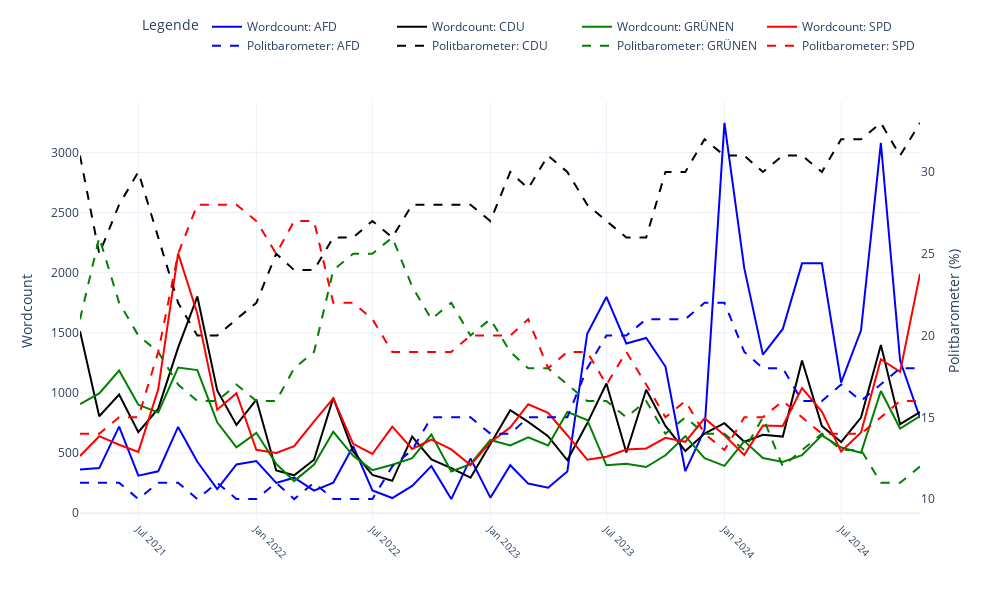

The cell this chart's notebook holds for it:
### Markdown cell above
Interaktve Grafik mit dem Wordcount und Politbarometer Daten

### Code cell
# Farben für die Parteien definieren
parteifarben = {
    "afd": "blue",
    "cdu": "black",
    "grünen": "green",
    "spd": "red",
}

# Daten für Wordcount vorbereiten
df_grouped_wordcount = wordcount_df.groupby(["month", "word"])["count"].sum().reset_index()

# Daten für Politbarometer vorbereiten
df_grouped_parties = wahlen_df.groupby("month").first().reset_index()

# Interaktive Figur erstellen
fig = go.Figure()

# Wordcount-Daten hinzufügen (linke Y-Achse)
for word in ["afd", "cdu", "grünen", "spd"]:
    word_data = df_grouped_wordcount[df_grouped_wordcount["word"] == word]
    fig.add_trace(
        go.Scatter(
            x=word_data["month"],
            y=word_data["count"],
            mode="lines",
            name=f"Wordcount: {word.upper()}",
            line=dict(color=parteifarben.get(word, "gray")),
            yaxis="y1",  # Linke Y-Achse
            hoverinfo="x+y+name"
        )
    )

# Politbarometer-Daten hinzufügen (rechte Y-Achse)
for column in ["afd", "cdu", "grünen", "spd"]:
    fig.add_trace(
        go.Scatter(
            x=df_grouped_parties["month"],
            y=df_grouped_parties[column],
            mode="lines",
            name=f"Politbarometer: {column.upper()}",
            line=dict(color=parteifarben.get(column, "gray"), dash="dash"),
            yaxis="y2",  # Rechte Y-Achse
            hoverinfo="x+y+name"
        )
    )

# Layout der Grafik definieren
fig.update_layout(
    
    xaxis=dict(tickangle=45, tickfont=dict(size=10)),
    yaxis=dict(
        title="Wordcount",
        side="left",
        showgrid=True,
    ),
    yaxis2=dict(
        title="Politbarometer (%)",
        side="right",
        overlaying="y",
        showgrid=False,
    ),
    legend=dict(
        title="Legende",
        orientation="h",
        yanchor="bottom",
        y=1.1,
        xanchor="right",
        x=1
    ),
    template="plotly_white",
    height=600,
    width=1000,
)

# Interaktive Figur anzeigen
fig.show()

# Optional: Grafik als HTML speichern
fig.write_html("interaktive_visualisierung.html")

### Figure 1 — Plotly figure (JSON) as saved in the notebook; plotly's stock layout.template omitted (floating-point values rounded to 4 significant figures)
{"data": [{"hoverinfo": "x+y+name", "line": {"color": "blue"}, "mode": "lines", "name": "Wordcount: AFD", "type": "scatter", "x": ["2021-04", "2021-05", "2021-06", "2021-07", "2021-08", "2021-09", "2021-10", "2021-11", "2021-12", "2022-01", "2022-02", "2022-03", "2022-04", "2022-05", "2022-06", "2022-07", "2022-08", "2022-09", "2022-10", "2022-11", "2022-12", "2023-01", "2023-02", "2023-03", "2023-04", "2023-05", "2023-06", "2023-07", "2023-08", "2023-09", "2023-10", "2023-11", "2023-12", "2024-01", "2024-02", "2024-03", "2024-04", "2024-05", "2024-06", "2024-07", "2024-08", "2024-09", "2024-10", "2024-11"], "y": [363, 375, 720, 312, 348, 717, 427, 200, 405, 433, 252, 295, 188, 254, 557, 189, 126, 227, 391, 117, 454, 129, 399, 246, 211, 347, 1492, 1798, 1411, 1457, 1219, 349, 693, 3245, 2035, 1318, 1532, 2077, 2077, 1085, 1520, 3078, 1269, 791], "yaxis": "y"}, {"hoverinfo": "x+y+name", "line": {"color": "black"}, "mode": "lines", "name": "Wordcount: CDU", "type": "scatter", "x": ["2021-04", "2021-05", "2021-06", "2021-07", "2021-08", "2021-09", "2021-10", "2021-11", "2021-12", "2022-01", "2022-02", "2022-03", "2022-04", "2022-05", "2022-06", "2022-07", "2022-08", "2022-09", "2022-10", "2022-11", "2022-12", "2023-01", "2023-02", "2023-03", "2023-04", "2023-05", "2023-06", "2023-07", "2023-08", "2023-09", "2023-10", "2023-11", "2023-12", "2024-01", "2024-02", "2024-03", "2024-04", "2024-05", "2024-06", "2024-07", "2024-08", "2024-09", "2024-10", "2024-11"], "y": [1513, 806, 986, 674, 869, 1376, 1801, 1020, 734, 945, 355, 315, 444, 959, 513, 318, 269, 636, 447, 374, 295, 580, 856, 759, 640, 440, 747, 1078, 504, 1026, 726, 517, 662, 748, 594, 652, 637, 1270, 724, 591, 795, 1399, 740, 841], "yaxis": "y"}, {"hoverinfo": "x+y+name", "line": {"color": "green"}, "mode": "lines", "name": "Wordcount: GRÜNEN", "type": "scatter", "x": ["2021-04", "2021-05", "2021-06", "2021-07", "2021-08", "2021-09", "2021-10", "2021-11", "2021-12", "2022-01", "2022-02", "2022-03", "2022-04", "2022-05", "2022-06", "2022-07", "2022-08", "2022-09", "2022-10", "2022-11", "2022-12", "2023-01", "2023-02", "2023-03", "2023-04", "2023-05", "2023-06", "2023-07", "2023-08", "2023-09", "2023-10", "2023-11", "2023-12", "2024-01", "2024-02", "2024-03", "2024-04", "2024-05", "2024-06", "2024-07", "2024-08", "2024-09", "2024-10", "2024-11"], "y": [907, 996, 1186, 901, 837, 1211, 1190, 755, 548, 668, 410, 267, 404, 677, 477, 358, 403, 457, 654, 347, 407, 609, 563, 631, 563, 842, 775, 398, 410, 384, 481, 640, 458, 393, 599, 458, 426, 482, 647, 546, 502, 1016, 704, 808], "yaxis": "y"}, {"hoverinfo": "x+y+name", "line": {"color": "red"}, "mode": "lines", "name": "Wordcount: SPD", "type": "scatter", "x": ["2021-04", "2021-05", "2021-06", "2021-07", "2021-08", "2021-09", "2021-10", "2021-11", "2021-12", "2022-01", "2022-02", "2022-03", "2022-04", "2022-05", "2022-06", "2022-07", "2022-08", "2022-09", "2022-10", "2022-11", "2022-12", "2023-01", "2023-02", "2023-03", "2023-04", "2023-05", "2023-06", "2023-07", "2023-08", "2023-09", "2023-10", "2023-11", "2023-12", "2024-01", "2024-02", "2024-03", "2024-04", "2024-05", "2024-06", "2024-07", "2024-08", "2024-09", "2024-10", "2024-11"], "y": [475, 640, 569, 510, 1030, 2160, 1660, 860, 997, 527, 501, 558, 763, 954, 577, 492, 719, 534, 612, 530, 400, 590, 713, 906, 835, 648, 445, 469, 529, 538, 627, 593, 789, 647, 485, 729, 725, 1040, 845, 512, 670, 1280, 1176, 1990], "yaxis": "y"}, {"hoverinfo": "x+y+name", "line": {"color": "blue", "dash": "dash"}, "mode": "lines", "name": "Politbarometer: AFD", "type": "scatter", "x": ["2021-04", "2021-05", "2021-06", "2021-07", "2021-08", "2021-09", "2021-10", "2021-11", "2021-12", "2022-01", "2022-02", "2022-03", "2022-04", "2022-05", "2022-06", "2022-07", "2022-08", "2022-09", "2022-10", "2022-11", "2022-12", "2023-01", "2023-02", "2023-03", "2023-04", "2023-05", "2023-06", "2023-07", "2023-08", "2023-09", "2023-10", "2023-11", "2023-12", "2024-01", "2024-02", "2024-03", "2024-04", "2024-05", "2024-06", "2024-07", "2024-08", "2024-09", "2024-10", "2024-11"], "y": [11, 11, 11, 10, 11, 11, 10, 11, 10, 10, 11, 10, 11, 10, 10, 10, 12, 13, 15, 15, 15, 14, 14, 15, 15, 15, 18, 20, 20, 21, 21, 21, 22, 22, 19, 18, 18, 16, 16, 17, 16, 17, 18, 18], "yaxis": "y2"}, {"hoverinfo": "x+y+name", "line": {"color": "black", "dash": "dash"}, "mode": "lines", "name": "Politbarometer: CDU", "type": "scatter", "x": ["2021-04", "2021-05", "2021-06", "2021-07", "2021-08", "2021-09", "2021-10", "2021-11", "2021-12", "2022-01", "2022-02", "2022-03", "2022-04", "2022-05", "2022-06", "2022-07", "2022-08", "2022-09", "2022-10", "2022-11", "2022-12", "2023-01", "2023-02", "2023-03", "2023-04", "2023-05", "2023-06", "2023-07", "2023-08", "2023-09", "2023-10", "2023-11", "2023-12", "2024-01", "2024-02", "2024-03", "2024-04", "2024-05", "2024-06", "2024-07", "2024-08", "2024-09", "2024-10", "2024-11"], "y": [31, 25, 28, 30, 26, 22, 20, 20, 21, 22, 25, 24, 24, 26, 26, 27, 26, 28, 28, 28, 28, 27, 30, 29, 31, 30, 28, 27, 26, 26, 30, 30, 32, 31, 31, 30, 31, 31, 30, 32, 32, 33, 31, 33], "yaxis": "y2"}, {"hoverinfo": "x+y+name", "line": {"color": "green", "dash": "dash"}, "mode": "lines", "name": "Politbarometer: GRÜNEN", "type": "scatter", "x": ["2021-04", "2021-05", "2021-06", "2021-07", "2021-08", "2021-09", "2021-10", "2021-11", "2021-12", "2022-01", "2022-02", "2022-03", "2022-04", "2022-05", "2022-06", "2022-07", "2022-08", "2022-09", "2022-10", "2022-11", "2022-12", "2023-01", "2023-02", "2023-03", "2023-04", "2023-05", "2023-06", "2023-07", "2023-08", "2023-09", "2023-10", "2023-11", "2023-12", "2024-01", "2024-02", "2024-03", "2024-04", "2024-05", "2024-06", "2024-07", "2024-08", "2024-09", "2024-10", "2024-11"], "y": [21, 26, 22, 20, 19, 17, 16, 16, 17, 16, 16, 18, 19, 24, 25, 25, 26, 23, 21, 22, 20, 21, 19, 18, 18, 17, 16, 16, 15, 16, 14, 15, 14, 14, 13, 15, 12, 13, 14, 13, 13, 11, 11, 12], "yaxis": "y2"}, {"hoverinfo": "x+y+name", "line": {"color": "red", "dash": "dash"}, "mode": "lines", "name": "Politbarometer: SPD", "type": "scatter", "x": ["2021-04", "2021-05", "2021-06", "2021-07", "2021-08", "2021-09", "2021-10", "2021-11", "2021-12", "2022-01", "2022-02", "2022-03", "2022-04", "2022-05", "2022-06", "2022-07", "2022-08", "2022-09", "2022-10", "2022-11", "2022-12", "2023-01", "2023-02", "2023-03", "2023-04", "2023-05", "2023-06", "2023-07", "2023-08", "2023-09", "2023-10", "2023-11", "2023-12", "2024-01", "2024-02", "2024-03", "2024-04", "2024-05", "2024-06", "2024-07", "2024-08", "2024-09", "2024-10", "2024-11"], "y": [14, 14, 15, 15, 19, 25, 28, 28, 28, 27, 25, 27, 27, 22, 22, 21, 19, 19, 19, 19, 20, 20, 20, 21, 18, 19, 19, 17, 19, 17, 15, 16, 14, 13, 15, 15, 16, 15, 14, 14, 14, 15, 16, 16], "yaxis": "y2"}], "layout": {"height": 600, "legend": {"orientation": "h", "title": {"text": "Legende"}, "x": 1, "xanchor": "right", "y": 1.1, "yanchor": "bottom"}, "width": 1000, "xaxis": {"tickangle": 45, "tickfont": {"size": 10}}, "yaxis": {"showgrid": true, "side": "left", "title": {"text": "Wordcount"}}, "yaxis2": {"overlaying": "y", "showgrid": false, "side": "right", "title": {"text": "Politbarometer (%)"}}}}
